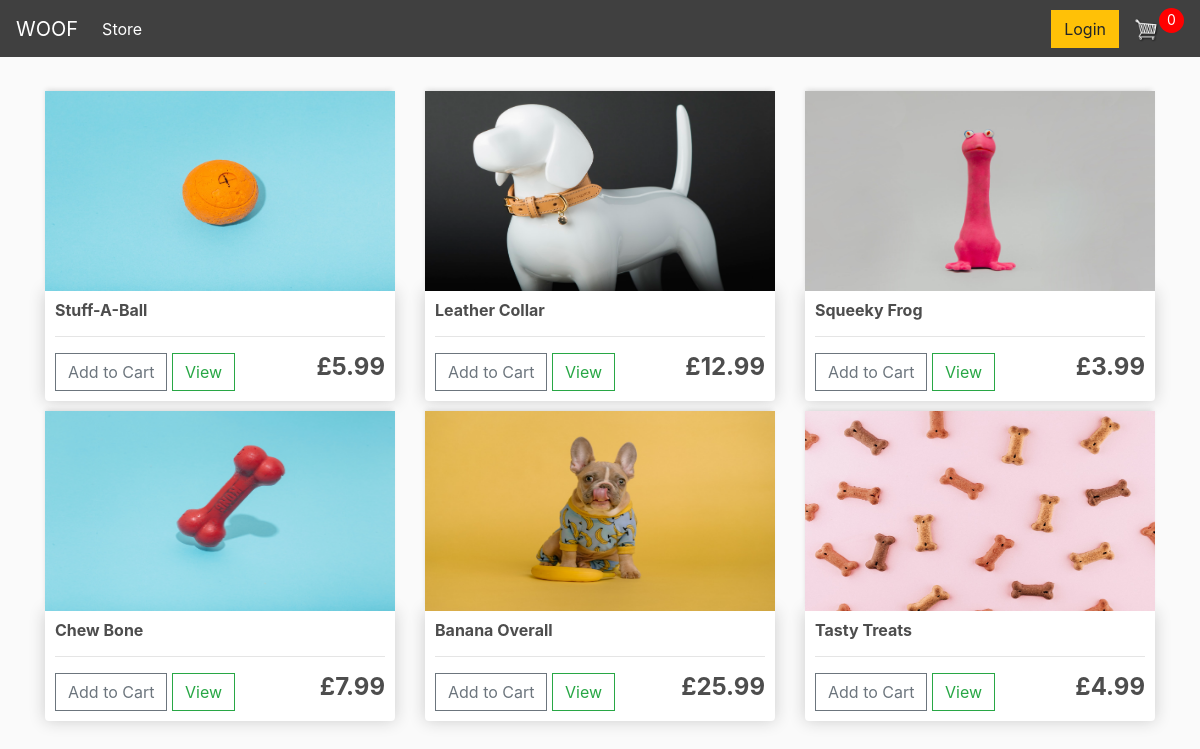
The app's page /, older data.
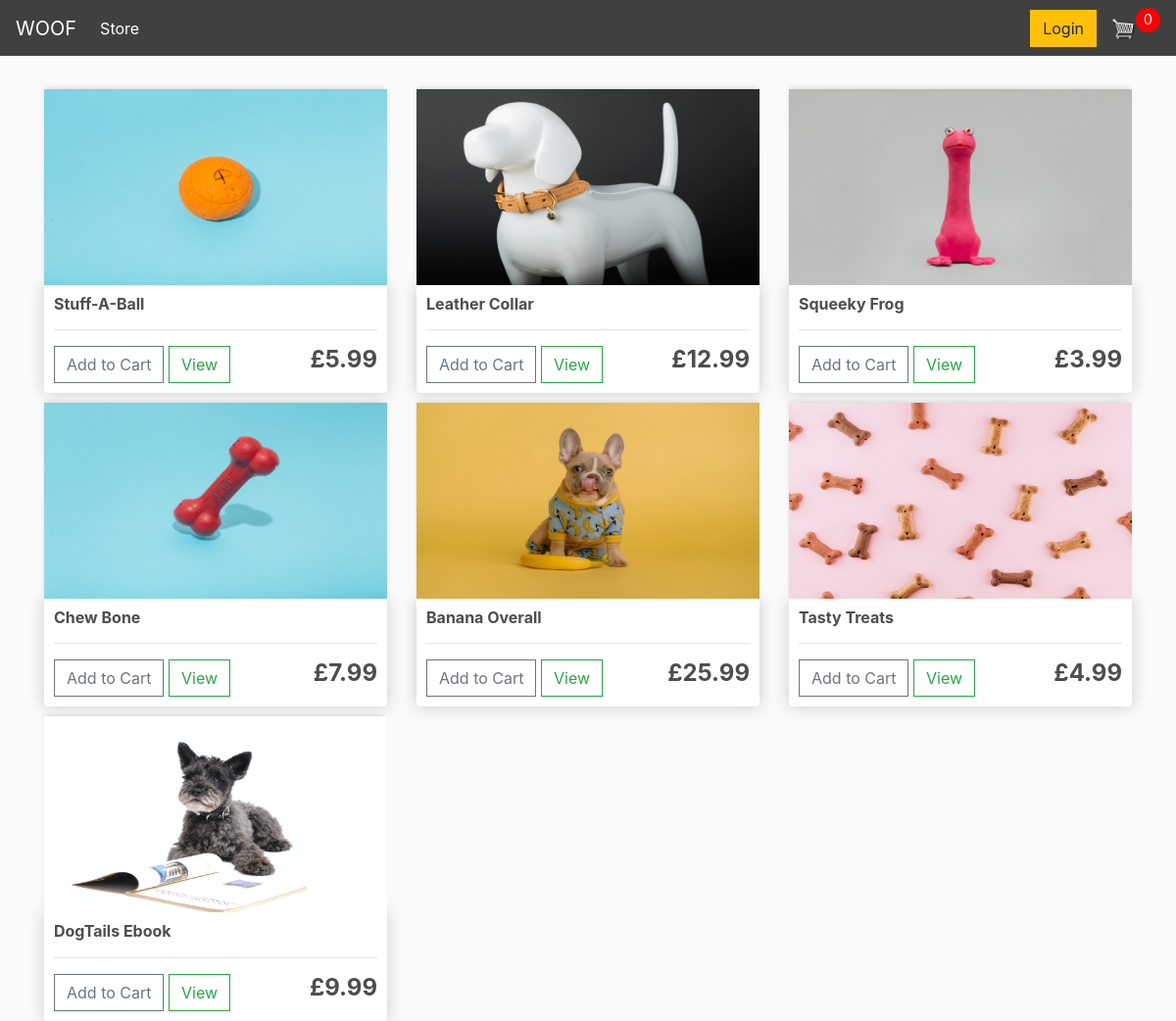
The same page, newer data.
### store/models.py (models this page shows, shortened)
class Product(models.Model):
    name = models.CharField(max_length=200, null=True)
    price = models.DecimalField(max_digits=7, decimal_places=2)
    digital = models.BooleanField(default=False, null=True, blank=True)
    image = models.ImageField(null=True, blank=True)
    @property
    def imageURL(self):
        try:
            url = self.image.url
        except:
            url = ''
        return url

### store/views.py (the view)
# urls.py: path('', include('store.urls')),
def store(request):
    data = cartData(request)
    cartItems = data['cartItems']
    products = Product.objects.all()
    context = {'products':products, 'cartItems':cartItems}
    return render(request, 'store/store.html', context)

### store/utils.py (called while the page is built, shortened)
def cookieCart(request):
    try:
        cart = json.loads(request.COOKIES['cart'])
    except:
        cart = {}
    print('Cart:', cart)
    items = []
    order = {'get_cart_total':0, 'get_cart_items':0, 'shipping':False}
    cartItems = order['get_cart_items']
    return {'cartItems':cartItems, 'order':order, 'items':items}

def cartData(request):
    if request.user.is_authenticated:
        customer = request.user.customer
        order, created = Order.objects.get_or_create(customer=customer, complete=False)
        items = order.orderitem_set.all()
        cartItems = order.get_cart_items
    else:
        cookieData = cookieCart(request)
        cartItems = cookieData['cartItems']
        order = cookieData['order']
        items = cookieData['items']
    return {'cartItems':cartItems, 'order':order, 'items':items}

### store/templates/store/store.html
{% extends 'store/main.html' %}
{% load static %}
{% block content %}
  <div class="row">
    {% for product in products %}
    <div class="col-lg-4">
    	<img class="thumbnail" src="{{product.imageURL}}">
    	<div class="box-element product">
    		<h6><strong>{{product.name}}</strong></h6>
    		<hr>
    		<button data-product={{product.id}} data-action="add" class="btn btn-outline-secondary add-btn update-cart">Add to Cart</button>
    		<a class="btn btn-outline-success" href="#">View</a>
    		<h4 style="display: inline-block; float: right"><strong>£{{product.price|floatformat:2}}</strong></h4>
    	</div>
    </div>
    {% endfor %}
  </div>
{% endblock content %}

### store/templates/store/main.html (shortened to what this page needs)
<!DOCTYPE html>
{% load static %}
<html lang="en" dir="ltr">
  <head>
    <link rel="stylesheet" href="https://stackpath.bootstrapcdn.com/bootstrap/4.4.1/css/bootstrap.min.css">
    <link rel="stylesheet" type="text/css" href="{% static 'css/main.css' %}">
  </head>
  <body>
    <nav class="navbar navbar-expand-lg navbar-dark bg-dark">
      <a class="navbar-brand" href="{% url 'store' %}">WOOF</a>
      <div class="collapse navbar-collapse" id="navbarSupportedContent">
        <ul class="navbar-nav mr-auto">
          <li class="nav-item active">
            <a class="nav-link" href="{% url 'store' %}">Store<span class="sr-only">(current)</span></a>
          </li>
        </ul>
        <div class="form-inline my-2 my-lg-0">
          <a href="#"class="btn btn-warning">Login</a>
          <a href="{% url 'cart' %}">
          <img  id="cart-icon" src="{% static 'images/cart.png' %}">
          </a>
          <p id="cart-total">{{cartItems}}</p>
        </div>
      </div>
    </nav>
    <div class="container">
      <br>
      {% block content %}
      {% endblock content %}
    </div>
  </body>
</html>

### static/css/main.css (style rules this page uses)
body { background-color: hsl(0, 0%, 98%); }
h1,h2,h3,h4,h5,h6 { color:hsl(0, 0%, 30%); }
.box-element { box-shadow:hsl(0, 0%, 80%) 0 0 16px; background-color: #fff; border-radius: 4px; padding: 10px; }
.thumbnail { width: 100%; height: 200px; -webkit-box-shadow: -1px -3px 5px -2px rgba(214,214,214,1); -moz-box-shadow: -1px -3px 5px -2px rgba(214,214,214,1); box-shadow: -1px -3px 5px -2px rgba(214,214,214,1); }
.product { border-radius: 0 0 4px 4px; }
.bg-dark { background-color: #404040!important; }
#cart-icon { width:25px; display: inline-block; margin-left: 15px; }
#cart-total { display: block; text-align: center; line-height: 1.75; color:#fff; background-color: red; width: 25px; height: 25px; border-radius: 50%; font-size: 14px; }
.col-lg-4, .col-lg-6, .col-lg-8, .col-lg-12 { margin-top: 10px; }
.btn { border-radius: 0; }

Row changes from the older to the newer data that the page shows:
added Product: imageURL (picture), name "DogTails Ebook", price "9.99"
